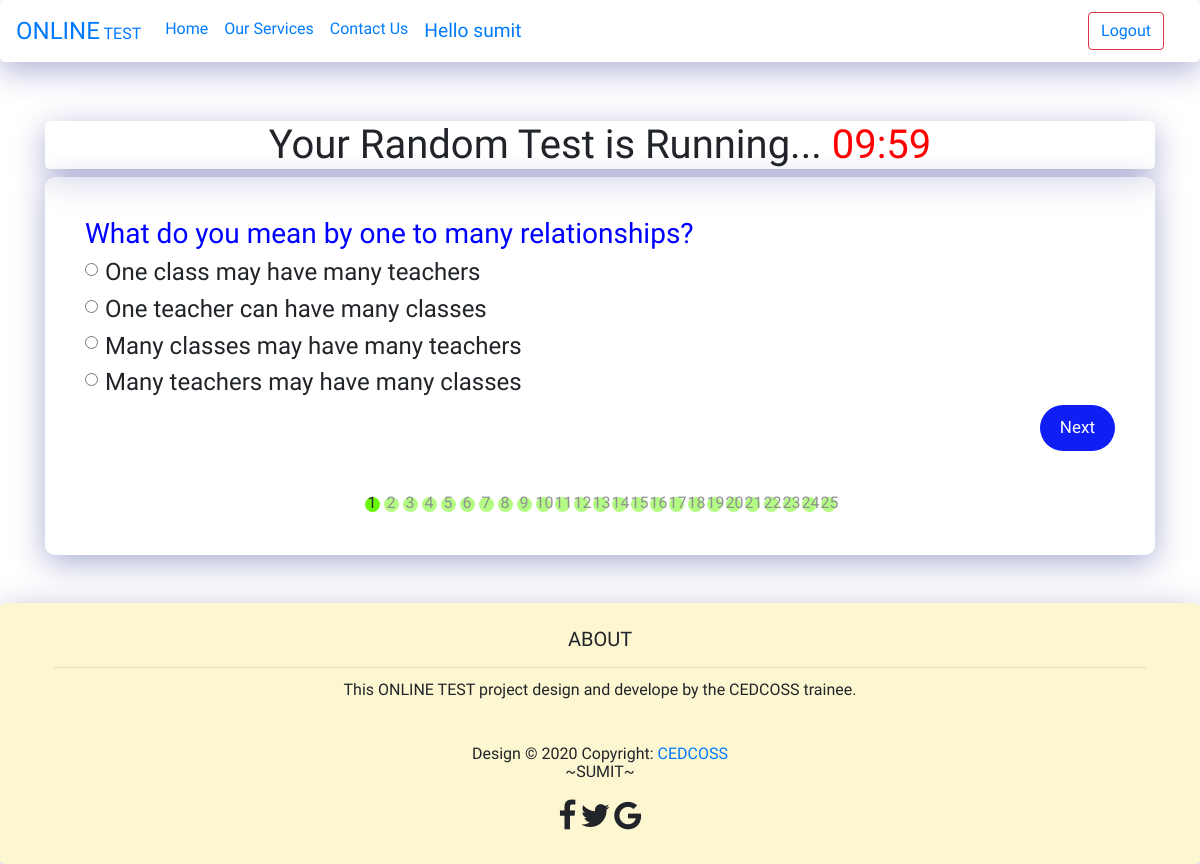
Page /randomquiz.php (signed in) on the committed database.
### tables this page shows
CREATE TABLE `question` (
  `id` int(10) NOT NULL,
  `question` varchar(255) NOT NULL,
  `option1` varchar(100) NOT NULL,
  `option2` varchar(100) NOT NULL,
  `option3` varchar(100) NOT NULL,
  `option4` varchar(100) NOT NULL,
  `answer` varchar(100) NOT NULL,
  `sub_id` int(10) NOT NULL
);

### randomquiz.php (the view, shortened to what this page needs)
<?php
include 'connection.php';
$sql="SELECT * FROM `question` ORDER by rand() LIMIT 25";
$query=mysqli_query($conn,$sql);
?>
<!DOCTYPE html>
<html>
<head>
    <link rel="stylesheet" href="https://cdn.jsdelivr.net/npm/bootstrap@4.6.0/dist/css/bootstrap.min.css">
    <link rel="stylesheet" href="style.css">
    <link rel="stylesheet" href="https://cdnjs.cloudflare.com/ajax/libs/font-awesome/4.7.0/css/font-awesome.min.css" />
</head>
<body  oncontextmenu="return false">
  <?php include 'userheader.php' ?>
  <div class="container-fluid bg">
        <div class="container log">
        <h1 class="ucard">Your Random Test is Running...   <span class="mb-5" style="color:red" id="time">00:00</span></h1>
<form id="regForm" action="randomquizanswer.php" method="post">
 <?php $count=0; while($row= mysqli_fetch_array($query)){
                 $count++; ?>
  <div class="tab">
                    <h3 style="color:blue"><?php echo $row['question'];?></h3>
                    <div class="form-check">
                        <input class="form-check-input" type="radio" name="<?php echo $row['id']; ?>" id="flexRadioDefault1" value="option1">
                        <label class="form-check-label" for="flexRadioDefault1">
                        <h4><?php echo $row['option1'];?></h4>
                        </label>
                    </div>
                    <div class="form-check">
                        <input class="form-check-input" type="radio" name="<?php echo $row['id']; ?>" id="flexRadioDefault1" value="option2" >
                        <label class="form-check-label" for="flexRadioDefault1">
                        <h4><?php echo $row['option2'];?></h4>
                        </label>
                    </div>
                    <div class="form-check">
                        <input class="form-check-input" type="radio" name="<?php echo $row['id']; ?>" id="flexRadioDefault1" value="option3" >
                        <label class="form-check-label" for="flexRadioDefault1">
                        <h4><?php echo $row['option3'];?></h4>
                        </label>
                    </div>
                    <div class="form-check">
                        <input class="form-check-input" type="radio" name="<?php echo $row['id']; ?>" id="flexRadioDefault1" value="option4" >
                        <label class="form-check-label" for="flexRadioDefault1">
                        <h4><?php echo $row['option4'];?></h4>
                        </label>
                    </div>
  </div>
  <?php }?>
  <div style="overflow:auto;">
    <div style="float:right;">
      <button type="button" id="nextBtn" onclick="nextPrev(1)">Next</button>
    </div>
  </div>
  <div style="text-align:center;margin-top:40px;">
                <?php for($i=1;$i<=$count;$i++){
                    echo'<span class="step"><p>'.$i.'</p></span>';
                 } ?>
                </div>
                </form>
                </div>
    </div>
    <?php include 'footer.php' ?>
</body>
</html>

### style.css (style rules this page uses)
body { background-image: url('https://media.istockphoto.com/photos/yellow-background-picture-id1032083272?k=6&m=1032083272&s=612x612&w=0&h=UfQGfNpNfFtsH0-WKb-QT7wydzdXB7yTY5Hc9iWm_l4='); background-size: cover; background-repeat: no-repeat; font-family: 'Yusei Magic', sans-serif; }
.log { margin-top:5%; }
#regForm { background: rgba(255, 255, 255, 0.25); box-shadow: 0 8px 32px 0 rgba(31, 38, 135, 0.37); backdrop-filter: blur(6px); -webkit-backdrop-filter: blur(6px); border-radius: 10px; margin: auto; padding: 40px; min-width: 300px; }
h1 { text-align: center; }
.tab { display: none; }
button { background-color: #0f1ef5; color: #ffffff; border: none; padding: 10px 20px; font-size: 17px; cursor: pointer; border-radius:30px; }
.step { height: 15px; width: 15px; margin: 0 2px; background-color: #69f809; border: none; border-radius: 50%; display: inline-block; opacity: 0.5; position: relative; }
p { margin-top: -6px; margin-bottom: 1rem; }
.step.active { opacity: 1; }
.ucard { background: rgba(255, 255, 255, 0.25); box-shadow: 0 8px 32px 0 rgba(31, 38, 135, 0.37); backdrop-filter: blur(6px); -webkit-backdrop-filter: blur(6px); border-radius: 5px; }

### rows in the picture
question: question "What do you mean by one to many relationships?", option1 "One class may have many teachers", option2 "One teacher can have many classes", option3 "Many classes may have many teachers", option4 "Many teachers may have many classes"

### other values in the picture
$name "Hello sumit"
